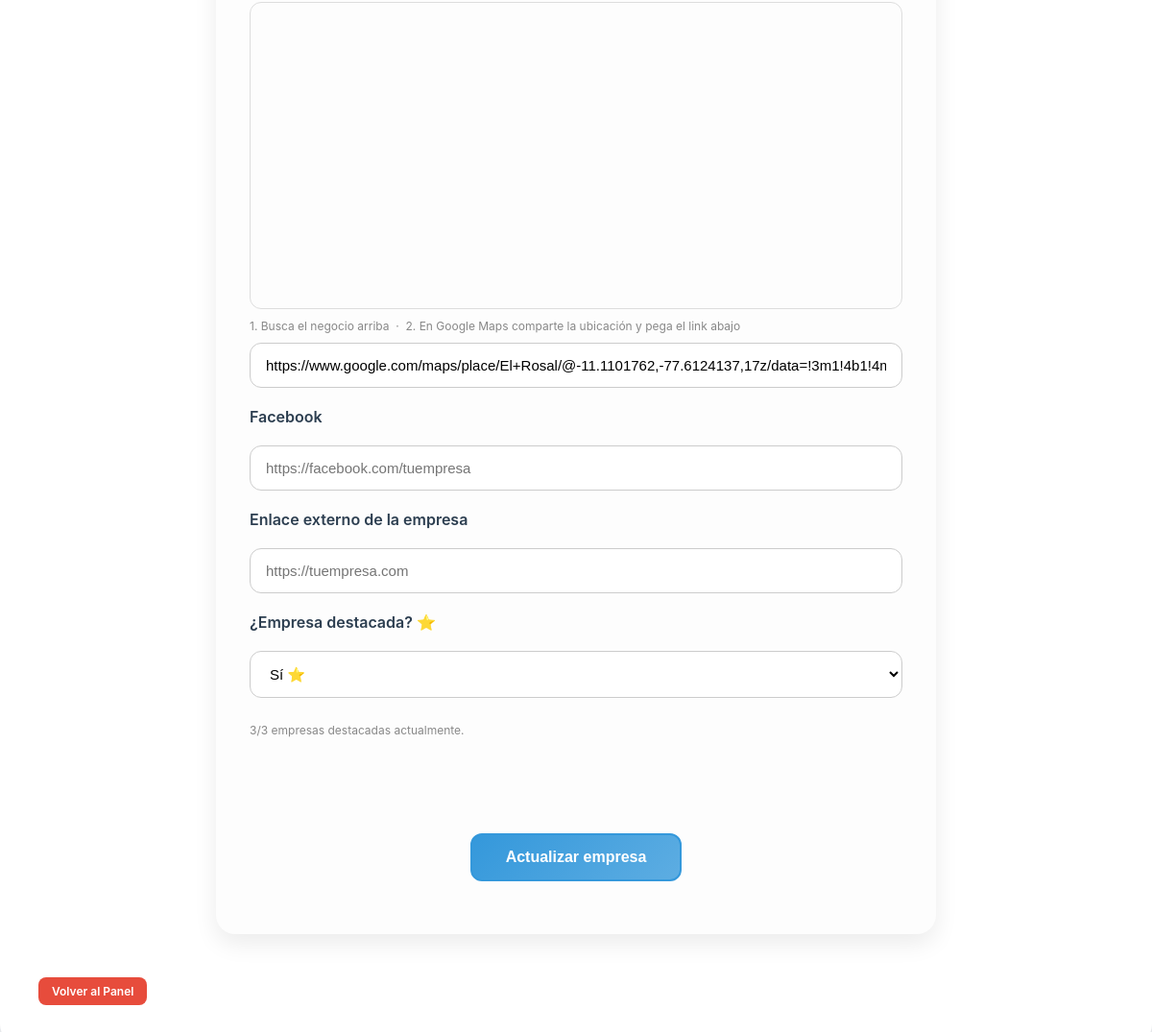
Before: /login/editar.php?id=12 (signed in, lower part) with the older database file.
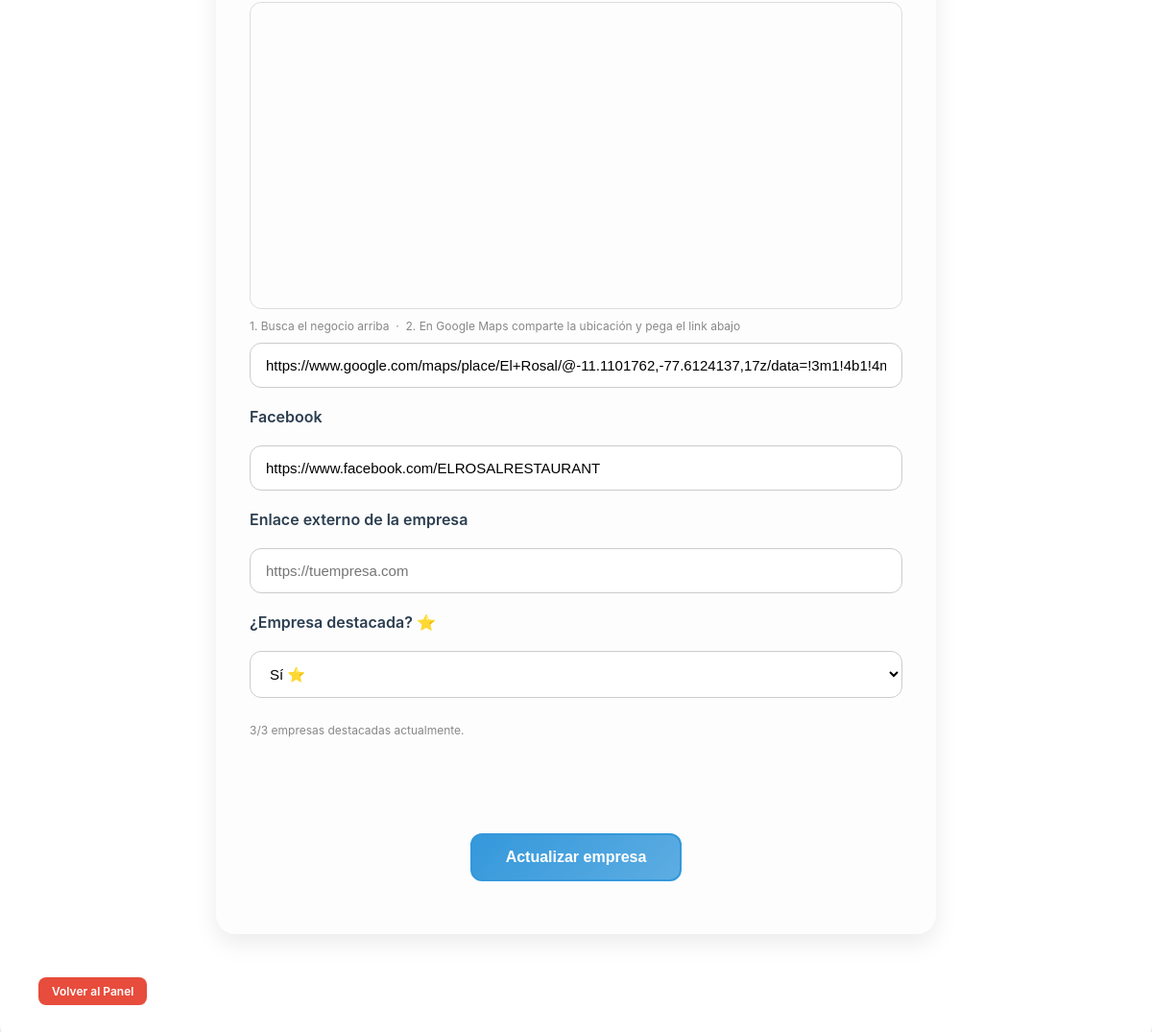
After: the same page with the newer database file.
### tables this page shows
CREATE TABLE `empresas` (
  `id_empresa` int(11) NOT NULL,
  `logo` varchar(255) DEFAULT NULL,
  `nombre` varchar(150) NOT NULL,
  `email` varchar(100) DEFAULT NULL,
  `telefono` varchar(20) DEFAULT NULL,
  `direccion` varchar(200) DEFAULT NULL,
  `id_categoria` int(11) DEFAULT NULL,
  `fecha_registro` timestamp NOT NULL DEFAULT current_timestamp(),
  `horario` varchar(100) DEFAULT NULL,
  `descripcion` text DEFAULT NULL,
  `ubicacion_link` varchar(500) DEFAULT NULL,
  `link_empresa` varchar(255) DEFAULT NULL,
  `vistas` int(11) DEFAULT 0,
  `destacada` tinyint(1) DEFAULT 0,
  `facebook` varchar(255) DEFAULT NULL
);

### login/editar.php (the view, shortened to what this page needs)
<?php
include '../db.php';
$rol = $_SESSION['rol'];
$id      = intval($_GET['id']);
$stmt = $conexion->prepare("SELECT * FROM empresas WHERE id_empresa=?");
$stmt->bind_param("i", $id);
$stmt->execute();
$resultado = $stmt->get_result();
$empresa = $resultado->fetch_assoc();
$mapaQuery        = urlencode($empresa['nombre'] . ' ' . $empresa['direccion']);
$total_destacadas = $conexion->query("SELECT COUNT(*) as total FROM empresas WHERE destacada = 1")->fetch_assoc()['total'];
?>
<!DOCTYPE html>
<html lang="es">
<head>
    <link rel="stylesheet" href="../assets/css/login.css">
</head>
<body>
<section class="panel">
<form method="post" enctype="multipart/form-data">
    <br><br>
    <br><br>
    <div class="mapa-wrap">
        <iframe id="mapa-iframe" class="mapa-iframe"
            src="https://maps.google.com/maps?q=<?= $mapaQuery ?>&output=embed"
            allowfullscreen loading="lazy"></iframe>
        <p class="mapa-tip">1. Busca el negocio arriba &nbsp;·&nbsp; 2. En Google Maps comparte la ubicación y pega el link abajo</p>
        <input type="text" name="ubicacion_link"
               value="<?= htmlspecialchars($empresa['ubicacion_link'] ?? '') ?>"
               placeholder="Pega la URL de Google Maps">
    </div>
    <label>Facebook</label>
    <input type="url" name="facebook"
           value="<?= htmlspecialchars($empresa['facebook'] ?? '') ?>"
           placeholder="https://facebook.com/tuempresa">
    <label>Enlace externo de la empresa</label>
    <input type="url" name="link_empresa"
           value="<?= htmlspecialchars($empresa['link_empresa'] ?? '') ?>"
           placeholder="https://tuempresa.com">
    <label>¿Empresa destacada? ⭐</label>
    <select name="destacada">
        <option value="1" <?= $empresa['destacada'] == 1 ? 'selected' : '' ?>>Sí ⭐</option>
    </select>
    <p class="destacada-info <?= $total_destacadas >= 3 && $empresa['destacada'] == 0 ? 'lleno' : '' ?>">
        <?php if ($total_destacadas >= 3 && $empresa['destacada'] == 0): ?>
            ⚠️ Ya hay 3 empresas destacadas. Debes quitar una antes de destacar esta.
        <?php else: ?>
            <?= $total_destacadas ?>/3 empresas destacadas actualmente.
        <?php endif; ?>
    </p>
    <br><br>
    <button type="submit" class="btn">Actualizar empresa</button>
</form>
<br>
<a href="<?= ($rol === 'admin') ? 'admin.php' : 'editor.php' ?>" class="btn btn-danger">Volver al Panel</a>
</section>
</body>
</html>

Changed rows visible on the page:
changed empresas "Sí ⭐": facebook (not shown) → "https://www.facebook.com/ELROSALRESTAURANT"
